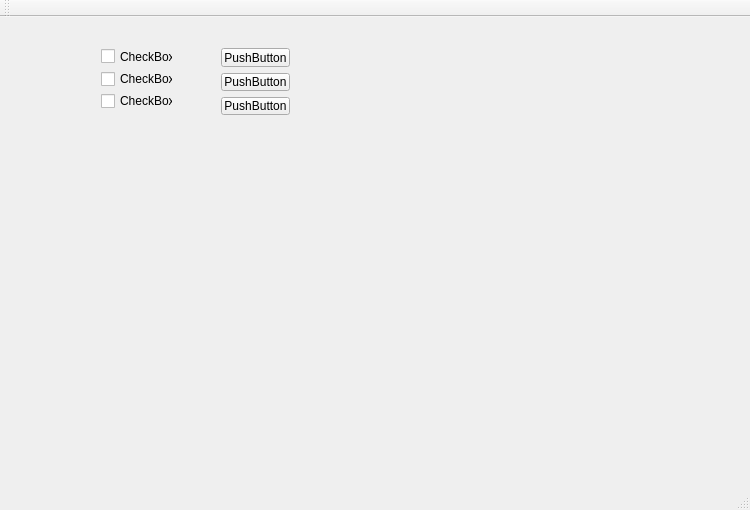
<?xml version="1.0" encoding="UTF-8"?>
<ui version="4.0">
 <class>MainWindow</class>
 <widget class="QMainWindow" name="MainWindow">
  <property name="geometry">
   <rect>
    <x>0</x>
    <y>0</y>
    <width>750</width>
    <height>510</height>
   </rect>
  </property>
  <property name="windowTitle">
   <string>MainWindow</string>
  </property>
  <widget class="QWidget" name="centralWidget">
   <widget class="QWidget" name="">
    <property name="geometry">
     <rect>
      <x>90</x>
      <y>20</y>
      <width>94</width>
      <height>83</height>
     </rect>
    </property>
    <layout class="QVBoxLayout" name="verticalLayout">
     <item>
      <widget class="QCheckBox" name="checkBox">
       <property name="text">
        <string>CheckBox</string>
       </property>
      </widget>
     </item>
     <item>
      <widget class="QCheckBox" name="checkBox_2">
       <property name="text">
        <string>CheckBox</string>
       </property>
      </widget>
     </item>
     <item>
      <widget class="QCheckBox" name="checkBox_3">
       <property name="text">
        <string>CheckBox</string>
       </property>
      </widget>
     </item>
    </layout>
   </widget>
   <widget class="QWidget" name="">
    <property name="geometry">
     <rect>
      <x>210</x>
      <y>20</y>
      <width>91</width>
      <height>89</height>
     </rect>
    </property>
    <layout class="QVBoxLayout" name="verticalLayout_2">
     <item>
      <widget class="QPushButton" name="pushButton">
       <property name="text">
        <string>PushButton</string>
       </property>
      </widget>
     </item>
     <item>
      <widget class="QPushButton" name="pushButton_2">
       <property name="text">
        <string>PushButton</string>
       </property>
      </widget>
     </item>
     <item>
      <widget class="QPushButton" name="pushButton_3">
       <property name="text">
        <string>PushButton</string>
       </property>
      </widget>
     </item>
    </layout>
   </widget>
  </widget>
  <widget class="QMenuBar" name="menuBar">
   <property name="geometry">
    <rect>
     <x>0</x>
     <y>0</y>
     <width>750</width>
     <height>22</height>
    </rect>
   </property>
  </widget>
  <widget class="QToolBar" name="mainToolBar">
   <attribute name="toolBarArea">
    <enum>TopToolBarArea</enum>
   </attribute>
   <attribute name="toolBarBreak">
    <bool>false</bool>
   </attribute>
  </widget>
  <widget class="QStatusBar" name="statusBar"/>
 </widget>
 <layoutdefault spacing="6" margin="11"/>
 <resources/>
 <connections/>
</ui>
